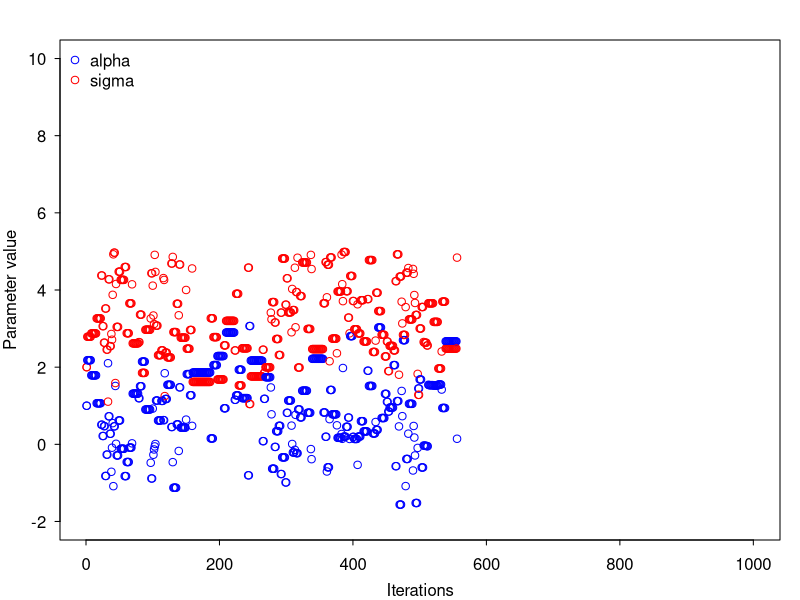

The R source for this figure: (Note: a time limit stopped this script after it produced the figure.)
# MCMC game

# Likelihood is:
# y[i] ~ normal(alpha, sigma^2)
# Priors are:
# alpha ~ normal(0, 2^2)
# sigma ~ uniform(0, 5)

rnorm(1, mean = 0, sd = 2)
runif(1, 0, 5)


# Data:
y = c(4.7, 2.1, 5.2, 0.7)

# Likelihood score
alpha = 2
sigma = 1
dnorm(y, mean = alpha, sd = sigma)
prod(dnorm(y, mean = alpha, sd = sigma))
dnorm(y, mean = alpha, sd = sigma, log = TRUE)
sum(dnorm(y, mean = alpha, sd = sigma, log = TRUE))
exp(sum(dnorm(y, mean = alpha, sd = sigma, log = TRUE)))

# Prior score
dnorm(alpha, 0, 2, log=TRUE) + dunif(sigma, 0, 5, log=TRUE)

# Total log posterior score
sum(dnorm(y, mean = alpha, sd = sigma, log = TRUE)) + dnorm(alpha, 0, 2, log=TRUE) + dunif(sigma, 0, 5, log=TRUE)

# Proper MCMC version
iter = 1000
alpha = 1
sigma = 2
par(mar=c(3,3,2,1), mgp=c(2,.7,0), tck=-.01,las=1)
plot(1,alpha,xlim=c(1,iter), ylim = c(-2,10), col = 'blue', ylab = 'Parameter value', xlab = 'Iterations')
points(1,sigma, col = 'red')
legend('topleft', pch = 1, legend = c('alpha','sigma'), col = c('blue','red'), bty = 'n')

for(i in 1:iter) {
  alpha_new = rnorm(1, 0, 1)
  sigma_new = runif(1, 0, 5)

  post_score_new = sum(dnorm(y, mean = alpha_new, sd = sigma_new, log = TRUE)) + dnorm(alpha, 0, 2, log=TRUE) + dunif(sigma, 0, 5, log=TRUE)
  post_score_old = sum(dnorm(y, mean = alpha, sd = sigma, log = TRUE)) + dnorm(alpha, 0, 2, log=TRUE) + dunif(sigma, 0, 5, log=TRUE)

  U = runif(1)
  if(U < exp(post_score_new - post_score_old)) {
    alpha = alpha_new
    sigma = sigma_new
  }
  points(i,alpha, col='blue')
  points(i,sigma, col='red')
  Sys.sleep(0.2)

}
